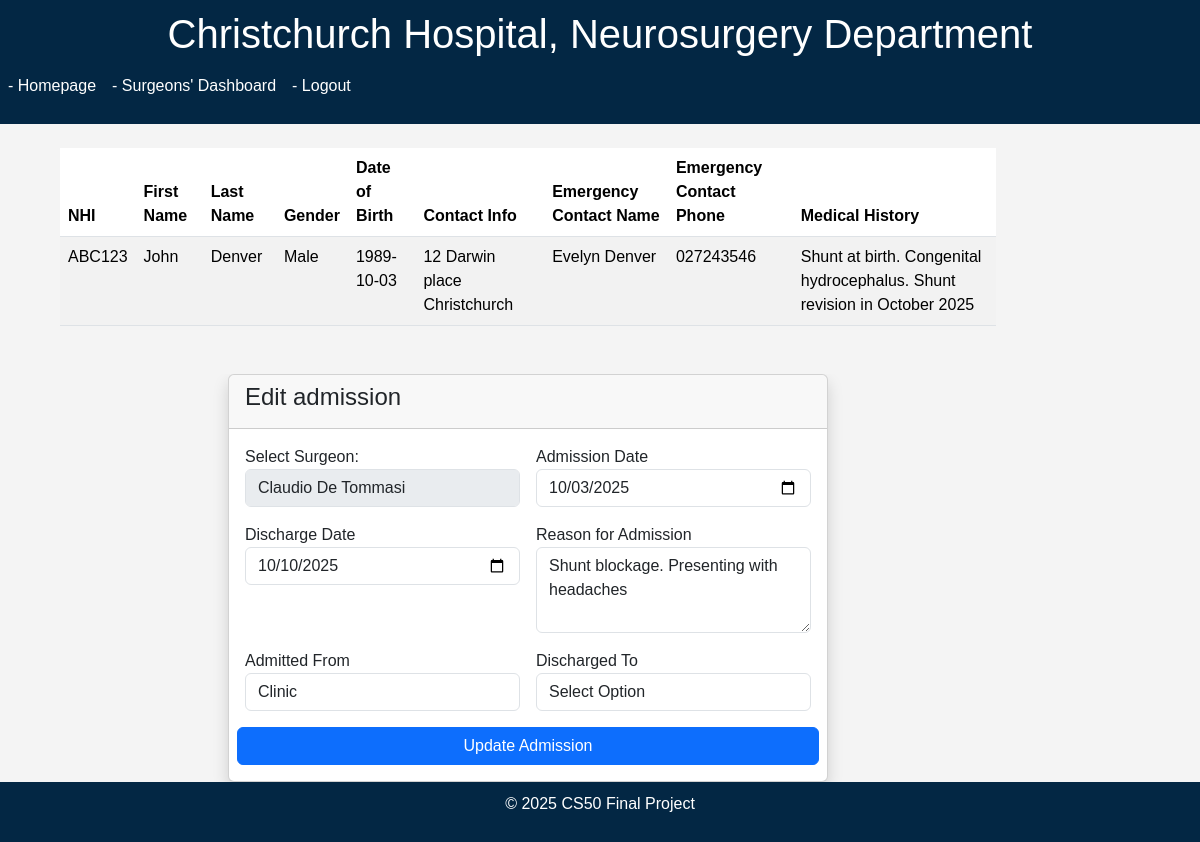
Page /edit_admission/1 (signed in) on the earlier database version.
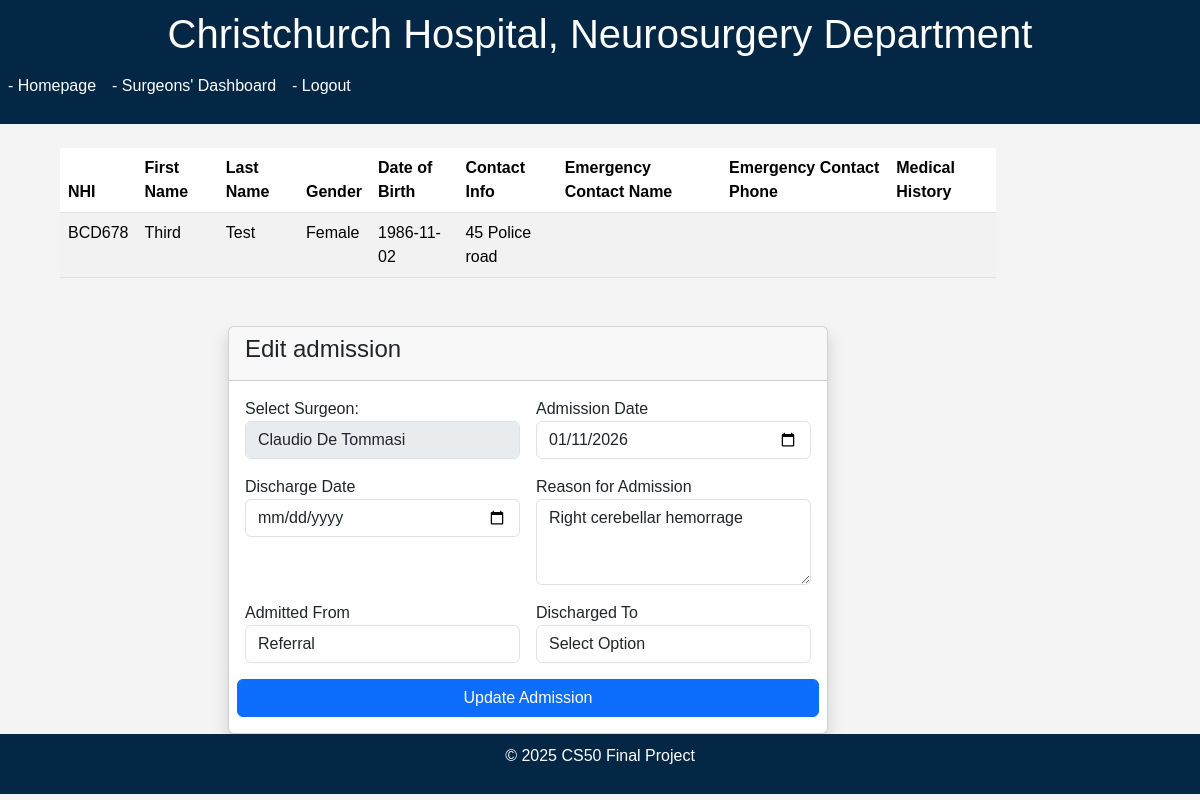
Same page on the later database version.
### models.py (models this page shows)
class Patient(db.Model):
    id = db.Column(db.Integer, primary_key=True)
    NHI = db.Column(db.String(6), unique=True, nullable=False)
    username = db.Column(db.String(50), unique=True, nullable=True)
    password_hash = db.Column(db.String(255), nullable=True)
    last_name = db.Column(db.String(100), nullable=False)
    first_name = db.Column(db.String(100), nullable=False)
    gender = db.Column(db.String(1))
    date_of_birth = db.Column(db.Date, nullable=False)
    contact_info = db.Column(db.String(100), nullable=False)
    emergency_contact_name = db.Column(db.String(100))
    emergency_contact_phone = db.Column(db.String(15))
    medical_history = db.Column(db.Text)
    needs_password = db.Column(db.Boolean, default=True)

class Admission(db.Model):
    id = db.Column(db.Integer, primary_key=True)
    patient_id = db.Column(db.Integer, db.ForeignKey('patient.id'), nullable=False)
    surgeon_id = db.Column(db.Integer, db.ForeignKey('surgeon.id'), nullable=False)
    admission_date = db.Column(db.DateTime, nullable=False)
    discharge_date = db.Column(db.DateTime)
    reason = db.Column(db.Text)
    admitted_from = db.Column(
        Enum('ER', 'Clinic', 'Referral', name='admitted_from_enum'),
        nullable=True
    )
    discharged_to = db.Column(
        Enum('Home', 'Rehab', 'Nursing Home', name='discharged_to_enum'),
        nullable=True
    )
    patient = db.relationship('Patient', backref='admissions')
    surgeon = db.relationship('Surgeon', backref='admissions')

### app.py (the view, shortened to what this page needs)
@app.route("/edit_admission/<int:admission_id>", methods=["GET", "POST"])
@secretary_or_surgeon_required
def edit_admission(admission_id):
    admission = Admission.query.get_or_404(admission_id)
    patient = Patient.query.get(admission.patient_id)
    if session.get("secretary_id"):
        surgeons = Surgeon.query.all()
        surgeon_id = request.form.get("surgeon_id") if request.method == "POST" else admission.surgeon_id
        surgeon = Surgeon.query.get(surgeon_id) if surgeon_id else None
    else:
        surgeon_id = session.get("surgeon_id")
        surgeon = Surgeon.query.get(surgeon_id)
    return render_template("edit_admission.html", admission=admission, patient=patient, surgeon=surgeon, surgeons=surgeons if session.get("secretary_id") else None)

### helpers.py (called while the page is built)
def secretary_or_surgeon_required(f):
    @wraps(f)
    def decorated_function(*args, **kwargs):
        if not (session.get("secretary_id") or session.get("surgeon_id")):
            return redirect("/login")
        return f(*args, **kwargs)
    return decorated_function

### templates/edit_admission.html (shortened to what the changed rows need)
{% extends "layout.html" %}
{% block content %}
<div class="container mt-4 mx-5">
    <table class="table table-striped">
        <thead>
            <tr>
                <th>NHI</th>
                <th>First Name</th>
                <th>Last Name</th>
                <th>Gender</th>
                <th>Date of Birth</th>
                <th>Contact Info</th>
                <th>Emergency Contact Name</th>
                <th>Emergency Contact Phone</th>
                <th>Medical History</th>
            </tr>
        </thead>
        <tbody>
            <tr>
                <td>{{ patient.NHI }}</td>
                <td>{{ patient.first_name }}</td>
                <td>{{ patient.last_name }}</td>
                <td>{{ patient.gender }}</td>
                <td>{{ patient.date_of_birth }}</td>
                <td>{{ patient.contact_info }}</td>
                <td>{{ patient.emergency_contact_name }}</td>
                <td>{{ patient.emergency_contact_phone }}</td>
                <td>{{ patient.medical_history }}</td>
            </tr>
        </tbody>
    </table>
    <div class="container mt-5">
        <div class="row justify-content-center">
            <div class="col-md-10">
                <div class="card shadow">
                    <div class="card-body">
                        <form class="row g-3" method="POST">
                            <div class="form-group col-md-6">
                                <label for="admission_date">Admission Date</label>
                                <input type="date" class="form-control" id="admission_date" name="admission_date"
                                    value="{{ admission.admission_date.strftime('%Y-%m-%d') if admission.admission_date else '' }}" required>
                            </div>
                            <div class="form-group col-md-6">
                                <label for="discharge_date">Discharge Date</label>
                                <input type="date" class="form-control" id="discharge_date" name="discharge_date"
                                    value="{{ admission.discharge_date.strftime('%Y-%m-%d') if admission.discharge_date else '' }}">
                            </div>
                            <div class="form-group col-md-6">
                                <label for="reason">Reason for Admission</label>
                                <textarea class="form-control" id="reason" name="reason" rows="3" required>{{ admission.reason }}</textarea>
                            </div>
                            <div class="form-group col-md-6">
                                <label for="admitted_from">Admitted From</label>
                                <select class="form-control" id="admitted_from" name="admitted_from" required>
                                    <option value="Clinic" {% if admission.admitted_from == "Clinic" %}selected{% endif %}>Clinic</option>
                                    <option value="Referral" {% if admission.admitted_from == "Referral" %}selected{% endif %}>Referral</option>
                                </select>
                            </div>
                        </form>
                    </div>
                </div>
            </div>
        </div>
    </div>
</div>
{% endblock %}

Differences in the rows shown:
no longer on this page (row edited): Patient: NHI "ABC123", first_name "John", last_name "Denver", gender "Male", date_of_birth "1989-10-03", contact_info "12 Darwin place Christchurch", emergency_contact_name "Evelyn Denver", emergency_contact_phone "027243546", medical_history "Shunt at birth. Congenital hydrocephalus. Shunt revision in October 2025"
added Patient: NHI "BCD678", first_name "Third", last_name "Test", gender "Female", date_of_birth "1986-11-02", contact_info "45 Police road"
changed Admission: admission_date "10/03/2025" → "01/11/2026"; reason "Shunt blockage. Presenting with headaches" → "Right cerebellar hemorrage"; admitted_from "Clinic" → "Referral"; discharge_date "10/10/2025" → (not shown)
